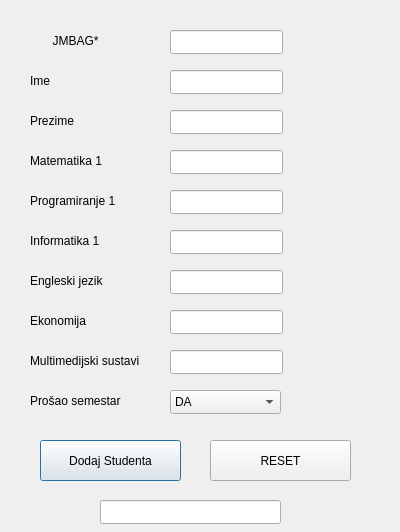
<?xml version="1.0" encoding="UTF-8"?>
<ui version="4.0">
 <class>DodajStudent</class>
 <widget class="QDialog" name="DodajStudent">
  <property name="geometry">
   <rect>
    <x>0</x>
    <y>0</y>
    <width>400</width>
    <height>532</height>
   </rect>
  </property>
  <property name="windowTitle">
   <string>Dialog</string>
  </property>
  <widget class="QPushButton" name="dodajBtn">
   <property name="geometry">
    <rect>
     <x>40</x>
     <y>440</y>
     <width>141</width>
     <height>41</height>
    </rect>
   </property>
   <property name="text">
    <string>Dodaj Studenta</string>
   </property>
  </widget>
  <widget class="QPushButton" name="pushButton_2">
   <property name="geometry">
    <rect>
     <x>210</x>
     <y>440</y>
     <width>141</width>
     <height>41</height>
    </rect>
   </property>
   <property name="text">
    <string>RESET</string>
   </property>
  </widget>
  <widget class="QLabel" name="label">
   <property name="geometry">
    <rect>
     <x>20</x>
     <y>30</y>
     <width>111</width>
     <height>21</height>
    </rect>
   </property>
   <property name="cursor">
    <cursorShape>ArrowCursor</cursorShape>
   </property>
   <property name="text">
    <string>JMBAG*</string>
   </property>
   <property name="textFormat">
    <enum>Qt::AutoText</enum>
   </property>
   <property name="scaledContents">
    <bool>false</bool>
   </property>
   <property name="alignment">
    <set>Qt::AlignCenter</set>
   </property>
   <property name="wordWrap">
    <bool>false</bool>
   </property>
   <property name="margin">
    <number>0</number>
   </property>
  </widget>
  <widget class="QLabel" name="label_3">
   <property name="geometry">
    <rect>
     <x>30</x>
     <y>70</y>
     <width>111</width>
     <height>21</height>
    </rect>
   </property>
   <property name="cursor">
    <cursorShape>ArrowCursor</cursorShape>
   </property>
   <property name="text">
    <string>Ime</string>
   </property>
   <property name="textFormat">
    <enum>Qt::AutoText</enum>
   </property>
   <property name="scaledContents">
    <bool>false</bool>
   </property>
   <property name="alignment">
    <set>Qt::AlignLeading|Qt::AlignLeft|Qt::AlignVCenter</set>
   </property>
   <property name="wordWrap">
    <bool>false</bool>
   </property>
   <property name="margin">
    <number>0</number>
   </property>
  </widget>
  <widget class="QLabel" name="label_4">
   <property name="geometry">
    <rect>
     <x>30</x>
     <y>110</y>
     <width>111</width>
     <height>21</height>
    </rect>
   </property>
   <property name="cursor">
    <cursorShape>ArrowCursor</cursorShape>
   </property>
   <property name="text">
    <string>Prezime</string>
   </property>
   <property name="textFormat">
    <enum>Qt::AutoText</enum>
   </property>
   <property name="scaledContents">
    <bool>false</bool>
   </property>
   <property name="alignment">
    <set>Qt::AlignLeading|Qt::AlignLeft|Qt::AlignVCenter</set>
   </property>
   <property name="wordWrap">
    <bool>false</bool>
   </property>
   <property name="margin">
    <number>0</number>
   </property>
  </widget>
  <widget class="QLabel" name="label_5">
   <property name="geometry">
    <rect>
     <x>30</x>
     <y>150</y>
     <width>111</width>
     <height>21</height>
    </rect>
   </property>
   <property name="cursor">
    <cursorShape>ArrowCursor</cursorShape>
   </property>
   <property name="text">
    <string>Matematika 1</string>
   </property>
   <property name="textFormat">
    <enum>Qt::AutoText</enum>
   </property>
   <property name="scaledContents">
    <bool>false</bool>
   </property>
   <property name="alignment">
    <set>Qt::AlignLeading|Qt::AlignLeft|Qt::AlignVCenter</set>
   </property>
   <property name="wordWrap">
    <bool>false</bool>
   </property>
   <property name="margin">
    <number>0</number>
   </property>
  </widget>
  <widget class="QLabel" name="label_6">
   <property name="geometry">
    <rect>
     <x>30</x>
     <y>190</y>
     <width>121</width>
     <height>21</height>
    </rect>
   </property>
   <property name="cursor">
    <cursorShape>ArrowCursor</cursorShape>
   </property>
   <property name="text">
    <string>Programiranje 1</string>
   </property>
   <property name="textFormat">
    <enum>Qt::AutoText</enum>
   </property>
   <property name="scaledContents">
    <bool>false</bool>
   </property>
   <property name="alignment">
    <set>Qt::AlignLeading|Qt::AlignLeft|Qt::AlignVCenter</set>
   </property>
   <property name="wordWrap">
    <bool>false</bool>
   </property>
   <property name="margin">
    <number>0</number>
   </property>
  </widget>
  <widget class="QLabel" name="label_7">
   <property name="geometry">
    <rect>
     <x>30</x>
     <y>230</y>
     <width>111</width>
     <height>21</height>
    </rect>
   </property>
   <property name="cursor">
    <cursorShape>ArrowCursor</cursorShape>
   </property>
   <property name="text">
    <string>Informatika 1</string>
   </property>
   <property name="textFormat">
    <enum>Qt::AutoText</enum>
   </property>
   <property name="scaledContents">
    <bool>false</bool>
   </property>
   <property name="alignment">
    <set>Qt::AlignLeading|Qt::AlignLeft|Qt::AlignVCenter</set>
   </property>
   <property name="wordWrap">
    <bool>false</bool>
   </property>
   <property name="margin">
    <number>0</number>
   </property>
  </widget>
  <widget class="QLabel" name="label_8">
   <property name="geometry">
    <rect>
     <x>30</x>
     <y>270</y>
     <width>111</width>
     <height>21</height>
    </rect>
   </property>
   <property name="cursor">
    <cursorShape>ArrowCursor</cursorShape>
   </property>
   <property name="text">
    <string>Engleski jezik</string>
   </property>
   <property name="textFormat">
    <enum>Qt::AutoText</enum>
   </property>
   <property name="scaledContents">
    <bool>false</bool>
   </property>
   <property name="alignment">
    <set>Qt::AlignLeading|Qt::AlignLeft|Qt::AlignVCenter</set>
   </property>
   <property name="wordWrap">
    <bool>false</bool>
   </property>
   <property name="margin">
    <number>0</number>
   </property>
  </widget>
  <widget class="QLabel" name="label_9">
   <property name="geometry">
    <rect>
     <x>30</x>
     <y>310</y>
     <width>111</width>
     <height>21</height>
    </rect>
   </property>
   <property name="cursor">
    <cursorShape>ArrowCursor</cursorShape>
   </property>
   <property name="text">
    <string>Ekonomija</string>
   </property>
   <property name="textFormat">
    <enum>Qt::AutoText</enum>
   </property>
   <property name="scaledContents">
    <bool>false</bool>
   </property>
   <property name="alignment">
    <set>Qt::AlignLeading|Qt::AlignLeft|Qt::AlignVCenter</set>
   </property>
   <property name="wordWrap">
    <bool>false</bool>
   </property>
   <property name="margin">
    <number>0</number>
   </property>
  </widget>
  <widget class="QLabel" name="label_10">
   <property name="geometry">
    <rect>
     <x>30</x>
     <y>350</y>
     <width>121</width>
     <height>21</height>
    </rect>
   </property>
   <property name="cursor">
    <cursorShape>ArrowCursor</cursorShape>
   </property>
   <property name="text">
    <string>Multimedijski sustavi</string>
   </property>
   <property name="textFormat">
    <enum>Qt::AutoText</enum>
   </property>
   <property name="scaledContents">
    <bool>false</bool>
   </property>
   <property name="alignment">
    <set>Qt::AlignLeading|Qt::AlignLeft|Qt::AlignVCenter</set>
   </property>
   <property name="wordWrap">
    <bool>false</bool>
   </property>
   <property name="margin">
    <number>0</number>
   </property>
  </widget>
  <widget class="QLineEdit" name="jmbagBr">
   <property name="geometry">
    <rect>
     <x>170</x>
     <y>30</y>
     <width>113</width>
     <height>24</height>
    </rect>
   </property>
  </widget>
  <widget class="QLineEdit" name="imeTxt">
   <property name="geometry">
    <rect>
     <x>170</x>
     <y>70</y>
     <width>113</width>
     <height>24</height>
    </rect>
   </property>
  </widget>
  <widget class="QLineEdit" name="prezTxt">
   <property name="geometry">
    <rect>
     <x>170</x>
     <y>110</y>
     <width>113</width>
     <height>24</height>
    </rect>
   </property>
  </widget>
  <widget class="QLineEdit" name="matTxt">
   <property name="geometry">
    <rect>
     <x>170</x>
     <y>150</y>
     <width>113</width>
     <height>24</height>
    </rect>
   </property>
  </widget>
  <widget class="QLineEdit" name="progTxt">
   <property name="geometry">
    <rect>
     <x>170</x>
     <y>190</y>
     <width>113</width>
     <height>24</height>
    </rect>
   </property>
  </widget>
  <widget class="QLineEdit" name="engTxt">
   <property name="geometry">
    <rect>
     <x>170</x>
     <y>270</y>
     <width>113</width>
     <height>24</height>
    </rect>
   </property>
  </widget>
  <widget class="QLineEdit" name="infTxt">
   <property name="geometry">
    <rect>
     <x>170</x>
     <y>230</y>
     <width>113</width>
     <height>24</height>
    </rect>
   </property>
  </widget>
  <widget class="QLineEdit" name="ekoTxt">
   <property name="geometry">
    <rect>
     <x>170</x>
     <y>310</y>
     <width>113</width>
     <height>24</height>
    </rect>
   </property>
  </widget>
  <widget class="QLineEdit" name="msTxt">
   <property name="geometry">
    <rect>
     <x>170</x>
     <y>350</y>
     <width>113</width>
     <height>24</height>
    </rect>
   </property>
  </widget>
  <widget class="QComboBox" name="polCombo">
   <property name="geometry">
    <rect>
     <x>170</x>
     <y>390</y>
     <width>111</width>
     <height>24</height>
    </rect>
   </property>
   <property name="currentText">
    <string>DA</string>
   </property>
   <property name="currentIndex">
    <number>0</number>
   </property>
   <item>
    <property name="text">
     <string>DA</string>
    </property>
   </item>
   <item>
    <property name="text">
     <string>NE</string>
    </property>
   </item>
  </widget>
  <widget class="QLabel" name="label_11">
   <property name="geometry">
    <rect>
     <x>30</x>
     <y>390</y>
     <width>121</width>
     <height>21</height>
    </rect>
   </property>
   <property name="cursor">
    <cursorShape>ArrowCursor</cursorShape>
   </property>
   <property name="text">
    <string>Prošao semestar</string>
   </property>
   <property name="textFormat">
    <enum>Qt::AutoText</enum>
   </property>
   <property name="scaledContents">
    <bool>false</bool>
   </property>
   <property name="alignment">
    <set>Qt::AlignLeading|Qt::AlignLeft|Qt::AlignVCenter</set>
   </property>
   <property name="wordWrap">
    <bool>false</bool>
   </property>
   <property name="margin">
    <number>0</number>
   </property>
  </widget>
  <widget class="QLineEdit" name="dodanInfo">
   <property name="geometry">
    <rect>
     <x>100</x>
     <y>500</y>
     <width>181</width>
     <height>24</height>
    </rect>
   </property>
  </widget>
 </widget>
 <resources/>
 <connections/>
</ui>
